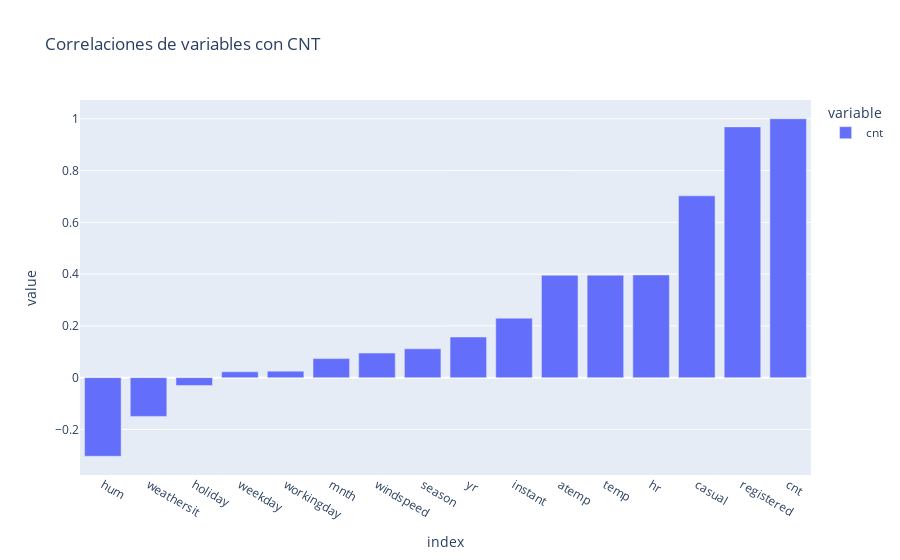

Notebook code cell kept with this figure:
### Code cell
px.bar(df.corr().loc["cnt"].sort_values(), title="Correlaciones de variables con CNT")

### Figure 1 — Plotly figure (JSON) as saved in the notebook; plotly's stock layout.template omitted (floating-point values rounded to 4 significant figures)
{"data": [{"alignmentgroup": "True", "hovertemplate": "variable=cnt<br>index=%{x}<br>value=%{y}<extra></extra>", "legendgroup": "cnt", "marker": {"color": "#636efa", "pattern": {"shape": ""}}, "name": "cnt", "offsetgroup": "cnt", "orientation": "v", "showlegend": true, "textposition": "auto", "type": "bar", "x": ["hum", "weathersit", "holiday", "weekday", "workingday", "mnth", "windspeed", "season", "yr", "instant", "atemp", "temp", "hr", "casual", "registered", "cnt"], "xaxis": "x", "y": [-0.3037, -0.1498, -0.0303, 0.02262, 0.02513, 0.07343, 0.09479, 0.1114, 0.157, 0.2298, 0.3952, 0.3957, 0.3967, 0.7024, 0.9685, 1], "yaxis": "y"}], "layout": {"barmode": "relative", "legend": {"title": {"text": "variable"}, "tracegroupgap": 0}, "title": {"text": "Correlaciones de variables con CNT"}, "xaxis": {"anchor": "y", "domain": [0, 1], "title": {"text": "index"}}, "yaxis": {"anchor": "x", "domain": [0, 1], "title": {"text": "value"}}}}
